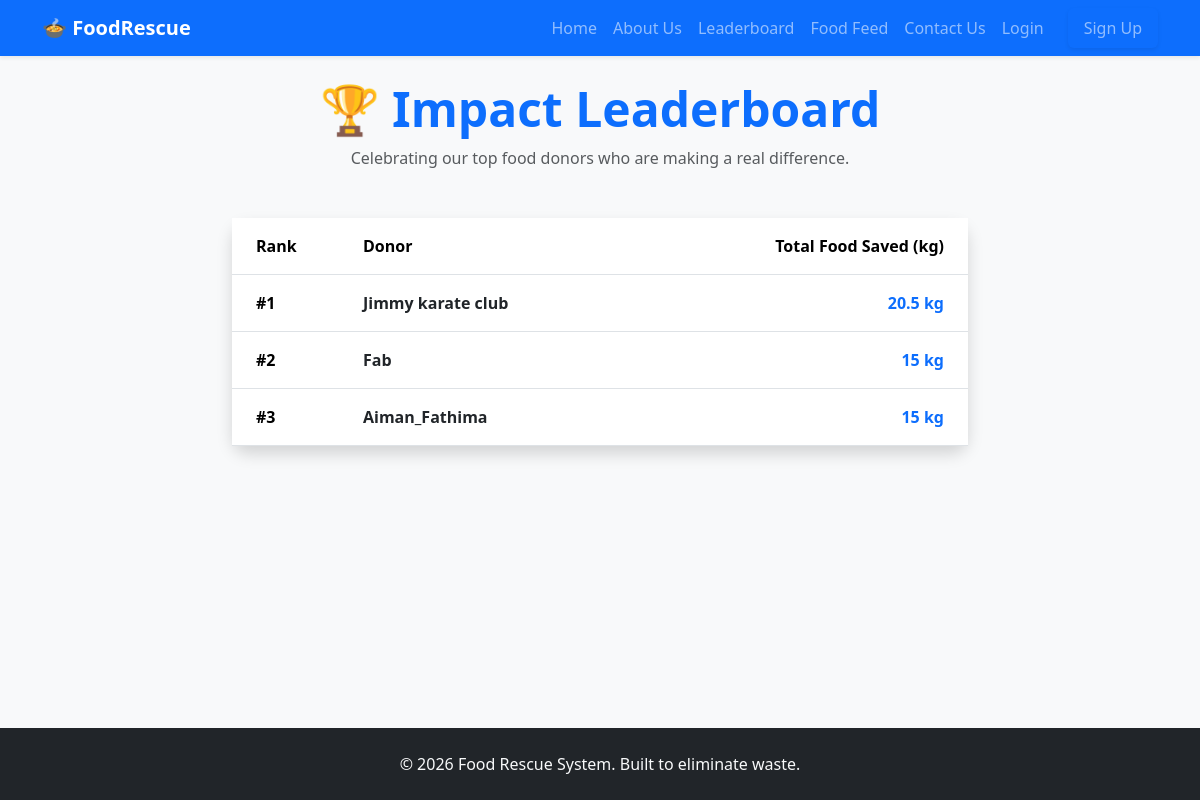
Page /leaderboard/ on the committed database.
### core/models.py (models this page shows, shortened)
class User(AbstractUser):
    USER_TYPE_CHOICES = (
        ('DONOR', 'Donor'),
        ('RECEIVER', 'Receiver'),
    )
    user_type = models.CharField(max_length=10, choices=USER_TYPE_CHOICES, default='DONOR')
    phone_number = models.CharField(max_length=15, blank=True, null=True)
    organization_name = models.CharField(max_length=100, blank=True, null=True)

### core/views.py (the view)
# urls.py: path('leaderboard/', views.leaderboard, name='leaderboard'),
def leaderboard(request):
    top_donors = User.objects.filter(user_type='DONOR', donations__is_claimed=True).annotate(
        total_donated=Sum('donations__quantity_kg')
    ).order_by('-total_donated')[:10]
    return render(request, 'core/leaderboard.html', {'top_donors': top_donors})

### core/templates/core/leaderboard.html
{% extends 'core/base.html' %}
{% block content %}
<div class="container mt-4">
    <div class="text-center mb-5">
        <h1 class="display-5 fw-bold text-primary">🏆 Impact Leaderboard</h1>
        <p class="text-muted">Celebrating our top food donors who are making a real difference.</p>
    </div>
    <div class="row justify-content-center">
        <div class="col-md-8">
            <div class="card shadow border-0 rounded-4">
                <div class="table-responsive">
                    <table class="table table-hover mb-0">
                        <thead class="bg-primary text-white">
                            <tr>
                                <th class="ps-4 py-3">Rank</th>
                                <th class="py-3">Donor</th>
                                <th class="py-3 text-end pe-4">Total Food Saved (kg)</th>
                            </tr>
                        </thead>
                        <tbody>
                            {% for donor in top_donors %}
                            <tr>
                                <td class="ps-4 py-3 fw-bold">#{{ forloop.counter }}</td>
                                <td class="py-3">
                                    <span class="fw-bold text-dark">{{ donor.organization_name|default:donor.username }}</span>
                                </td>
                                <td class="py-3 text-end pe-4 text-primary fw-bold">{{ donor.total_donated }} kg</td>
                            </tr>
                            {% empty %}
                            <tr>
                                <td colspan="3" class="text-center py-5 text-muted">No data available yet.</td>
                            </tr>
                            {% endfor %}
                        </tbody>
                    </table>
                </div>
            </div>
        </div>
    </div>
</div>
{% endblock %}

### core/templates/core/base.html (style rules this page uses)
body { scroll-behavior: smooth; }

### rows in the picture
User: organization_name "Jimmy karate club", total_donated "20.5"
User: organization_name "Fab", total_donated "15"
User: organization_name "Aiman_Fathima", total_donated "15"
